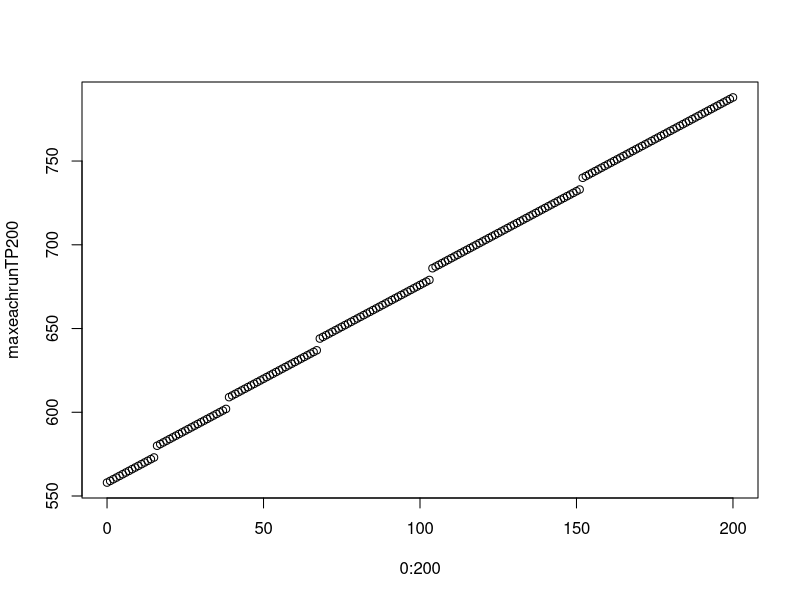

Write the R code that produced this figure.
# Creating FWER for new model... #1 to 1 allocation ratio
library("mvtnorm")
library("gtools")

tri=function(rf) 
{
  rfNA=rf[!is.na(rf)]
  MrfNA=max(rfNA)
  LrfNA=length(rfNA)
  rfNA1=rfNA[1]
  rfNAa1=rfNA/rfNA1
  MrfNAa1=MrfNA/rfNA1
  UfNA=1*(1+rfNAa1/MrfNAa1)/sqrt(rfNAa1)
  LfNA=-1*(1-3*rfNAa1/MrfNAa1)/sqrt(rfNAa1)
  
  NNA=length(rf)-LrfNA #number of NA needed
  Uf=c(UfNA,rep(NA,NNA))
  Lf=c(LfNA,rep(NA,NNA))
  
  return(list("U"=Uf,"L"=Lf))  
}


kequalkstar=function(r,WA,gAandS1,gAandS2) #the given AandS1 against the given AandS2
{
  rkj=r[gAandS1[1],gAandS1[2]]
  rkjstar=r[gAandS2[1],gAandS2[2]]
  
  #print("rkj")
  #print(rkj)
  
  rk=WA[gAandS1[1]]
  r0kj=rkj+rk
  r0kjstar=rkjstar+rk
  
  
  
  part1= (             
          sqrt((rkj)^-1 + (r0kj-rk)^-1)*sqrt((rkjstar)^-1 + (r0kjstar-rk)^-1)    
          )^-1
  
  
  part2op1= ( (rkj)^-1 + (r0kj-rk)^-1) #assuming jstar<j
  
  part2op2= ( (rkjstar)^-1 + (r0kjstar-rk)^-1) #assuming j<jstar
  
  #print("part1")
  #print(part1)
  
  ans=part1*min(part2op1,part2op2)
  #print("ans")
  #print(ans)
  
  return(ans)
}
  

knotequalkstar=function(r,WA,gAandS1,gAandS2) #the given AandS1 against the given AandS2
{
  rkj=r[gAandS1[1],gAandS1[2]]
  rkstarjstar=r[gAandS2[1],gAandS2[2]]
  
  #print("rkj")
  #print(rkj)
  
  rk=WA[gAandS1[1]]
  rkstar=WA[gAandS2[1]]
  r0kj=rkj+rk
  r0kstarjstar=rkstarjstar+rkstar
  
  
  
  part1= (             
    sqrt((rkj)^-1 + (r0kj-rk)^-1)*sqrt((rkstarjstar)^-1 + (r0kstarjstar-rkstar)^-1)    
  )^-1
  
  
  part2= min( (r0kj- max(rk,rkstar)),(r0kstarjstar- max(rk,rkstar)) ) #assuming jstar<j
  
  
  part3=(r0kj-rk)*(r0kstarjstar-rkstar)
  
  #print("part1")
  #print(part1)
  
  ans=max(0,part1*part2/part3)
  #print("ans")
  #print(ans)
  
  return(ans)
}


correlationmatrixFWER=function(r,WA)
{
  A=dim(r)[1]
  S=dim(r)[2]
  rowandcol=prod(dim(r)) #how large we need
  Cormatrix=matrix(NA,nrow = rowandcol,ncol=rowandcol)

  AandS1=AandS2=cbind(rep(1:A,each=S),rep(1:S,times=A)) #Arm and Stage matrix
  
  for(i in 1:rowandcol) #i does each row
  {
    for(istar in 1:rowandcol) #istar does each column
    {
      gAandS1=AandS1[i,]
      #print("gAandS1")
      #print(gAandS1)
      gAandS2=AandS2[istar,]
      if(gAandS1[1]==gAandS2[1])
      {
        Cormatrix[i,istar]=kequalkstar(r,WA,gAandS1,gAandS2)
      }
      else
      {
        Cormatrix[i,istar]=knotequalkstar(r,WA,gAandS1,gAandS2)
      }
      
    }
     
  } 
  
  Cormatrix
  
}

#FWER

FWERboundsgivenrun=function(L,U,givencomb,A)
{
  boundL=c()
  boundU=c()
  
  for(i in 1:A)
  {
    givencombA=givencomb[i]
    boundLgivenA=c(L[0:(givencombA-1)],-Inf)
    boundUgivenA=c(U[0:(givencombA-1)],L[givencombA])
    boundL=c(boundL,boundLgivenA)
    boundU=c(boundU,boundUgivenA)
  }
  
  return(list("boundL"=boundL,"boundU"=boundU))
  
}

correlationmatrixFWERgivenrun=function(givencomb,A,S,CM)
{
  wneeded=matrix(0,nrow=S,ncol=A) #which are needed
  for(i in 1:A)
  {
    givencombA=givencomb[i]
    wneeded[,i]=c(rep(T,givencombA),rep(F,S-givencombA))
  }
  #print(wneeded)
  #print("c(wneeded)")
  #print(c(wneeded))
  CMrun=CM[c(which(wneeded==1)),c(which(wneeded==1))]
  return(CMrun)
}



FWER=function(r,WA,L,U)
{
  A=dim(r)[1]
  S=dim(r)[2]
  Allcombs=permutations(n = S,r=A,repeats.allowed = TRUE)
  LAllcombs=dim(Allcombs)[1]
  FWERbits=rep(NA,LAllcombs)
  
  CM=correlationmatrixFWER(r,WA) #total correlation matrix
  
  for(iFWER in 1:LAllcombs)
  {
    givencomb=Allcombs[iFWER,] #given combintaion for this run
    #print("givencomb")
    #print(givencomb)
    
    Boundsgivenrun=FWERboundsgivenrun(L,U,givencomb,A)
    Ugiven=Boundsgivenrun$boundU
    Lgiven=Boundsgivenrun$boundL
    #print(Boundsgivenrun)
    #print(CM)
    CMgivenrun=correlationmatrixFWERgivenrun(givencomb,A,S,CM)
    #print(CMgivenrun)
    #should add if dim is 1 as well for 1 arm examples
    if(dim(CMgivenrun)[1]==1)
    {
      set.seed(1)
      FWERbits[iFWER]=pmvnorm(lower=Lgiven , upper = Ugiven  ,mean = rep(0,dim(CMgivenrun)[1]), sigma = 1)
      
    }
    else
    {
      set.seed(1)
      FWERbits[iFWER]=pmvnorm(lower=Lgiven , upper = Ugiven  ,mean = rep(0,dim(CMgivenrun)[1]), corr = CMgivenrun)
    }
  }
  return(1-sum(FWERbits))
}


Boundfinder=function(r,WA,amax,alpha,tol)
{
  bondshapewanted=tri(r[1,]) #need to make these functions and change this for the differnt ones
  
  cFWER=-Inf#current FWER
  ua=2*amax
  la=0
  ca=(ua+la)/2
  while( cFWER>(alpha) | cFWER<(alpha-tol) )
  {
    if(cFWER>(alpha))
    {
      ua=ua
      la=ca
      ca=(ua+la)/2
      cU=ca*bondshapewanted$U
      cL=ca*bondshapewanted$L
      cFWER=FWER(r = r,WA = WA,L = cL,U = cU)
      #print(cFWER)
    }
    
    if(cFWER<(alpha))
    {
      ua=ca
      la=la
      ca=(ua+la)/2
      cU=ca*bondshapewanted$U
      cL=ca*bondshapewanted$L
      cFWER=FWER(r = r,WA = WA,L = cL,U = cU)
      #print(cFWER)
    }
  }
  U=ca*bondshapewanted$U
  L=ca*bondshapewanted$L
  return(list("L"=L,"U"=U))
}




#library(MAMS)
#testing against MAMS
#MAMStouse3=mams(K=4, J=3, alpha=0.025, power=0.9, r=1:3, r0=1:3, p=NULL, p0=NULL,ushape="triangular", lshape="triangular",delta=sqrt(2)*qnorm(0.65), delta0=sqrt(2)*qnorm(0.55), sd=1,sample.size = F)
#MAMStouse3


#ans=Boundfinder(r,WA=c(0,0,0,0),amax=20,alpha=0.025,tol = 0.00001)
#ans


#Total power
#the same correlation matrix as before. 
#the means the bit that needs to change.

meanconjuctivepowergivenrun=function(givencomb,A,n,theta,sd)
{
  
  meangiven=c()
  
  for(i in 1:A)
  {
    givencombA=givencomb[i]
    meangivenA=sqrt(n[1:(givencombA)])*theta/(sd*sqrt(2))
    
    meangiven=c(meangiven,meangivenA)
  }
  
  return(meangiven)
  
}


conjuctivepowerboundsgivenrun=function(L,U,givencomb,A)
{
  boundL=c()
  boundU=c()
  
  for(i in 1:A)
  {
    givencombA=givencomb[i]
    boundLgivenA=c(L[0:(givencombA-1)],U[givencombA])
    boundUgivenA=c(U[0:(givencombA-1)],Inf)
    boundL=c(boundL,boundLgivenA)
    boundU=c(boundU,boundUgivenA)
  }
  
  return(list("boundL"=boundL,"boundU"=boundU))
  
}

conjuctivepower=function(r,n,theta,sd,WA,L,U)
{
  A=dim(r)[1]
  S=dim(r)[2]
  Allcombs=permutations(n = S,r=A,repeats.allowed = TRUE)
  LAllcombs=dim(Allcombs)[1]
  conjuctivepowerbits=rep(NA,LAllcombs)
  
  CM=correlationmatrixFWER(r,WA) #total correlation matrix
  
  for(iconjuctivepower in 1:LAllcombs)
  {
    givencomb=Allcombs[iconjuctivepower,] #given combintaion for this run
    #print("givencomb")
    #print(givencomb)
    
    Boundsgivenrun=conjuctivepowerboundsgivenrun(L,U,givencomb,A) #need to change this
    Ugiven=Boundsgivenrun$boundU
    Lgiven=Boundsgivenrun$boundL
    #print(Boundsgivenrun)
    #print(CM)
    CMgivenrun=correlationmatrixFWERgivenrun(givencomb,A,S,CM)
    
    meangivenrun=meanconjuctivepowergivenrun(givencomb,A,n,theta,sd)
    meangivenrun
    #print(CMgivenrun)
    #should add if dim is 1 as well for 1 arm examples
    if(dim(CMgivenrun)[1]==1)
    {
      set.seed(1)
      conjuctivepowerbits[iconjuctivepower]=pmvnorm(lower=Lgiven , upper = Ugiven  ,mean = meangivenrun, sigma = 1)
      
    }
    else
    {
      set.seed(1)
      conjuctivepowerbits[iconjuctivepower]=pmvnorm(lower=Lgiven , upper = Ugiven  ,mean = meangivenrun, corr = CMgivenrun)
    }
  }
  return(sum(conjuctivepowerbits))
}



simplenfinderconjuctivepower=function(r,theta,sd,amax,nmax,alpha,beta,tol) #finds it when everystarts at ones
{
  WA=rep(0,dim(r)[1])
  simplebounds=Boundfinder(r,WA,amax,alpha,tol)
  L=simplebounds$L
  U=simplebounds$U
  r=r #/GCF(r)#first step is to reduce r to its simplest form #have not bothered with this
  cTpower=Inf#current total power
  un=2*nmax
  ln=0
  cn=(un+ln)/2
  
  while( cTpower>(1-beta+tol) | cTpower<(1-beta) )
  {
    if(cTpower>(1-beta))
    {
      un=cn
      ln=ln
      cn=(un+ln)/2
      testn=cn*r[1,] #as it the same for every row in the code
      
      cTpower=conjuctivepower(r=r,n=testn,theta=theta,sd=sd,WA=WA,L=L,U=U)
      #print(cTpower)
    }
    if(cTpower<(1-beta))
    {
      un=un
      ln=cn
      cn=(un+ln)/2
      testn=cn*r[1,] #as it the same for every row in the code
      cTpower=conjuctivepower(r=r,n=testn,theta=theta,sd=sd,WA=WA,L=L,U=U)
      #print(cTpower)
    }
  }
  #print(testn)
  n=ceiling(cn)*r[1,]
  cTpower=conjuctivepower(r=r,n=n,theta=theta,sd=sd,WA=WA,L=L,U=U)
  #print(cTpower)
  
  return(list("n"=n,"U"=U,"L"=L))
}


nfinderpowerwhensetadding=function(r,theta,sd,WA,amax,nmax,alpha,beta,tol)
{
  nnow=simplenfinderconjuctivepower(r=r,theta,sd,amax,nmax,alpha,beta,tol)$n
  nnow=nnow-r[1,]
  A=dim(r)[1]
  S=dim(r)[2]
  
  cconjuctivepower=0
  while(cconjuctivepower<(1-beta))
  {
    nnow=nnow+r[1,]
    rnow=matrix(nnow,nrow = A,ncol=S,byrow=T)
    
    newbounds=Boundfinder(rnow,WA,amax,alpha,tol)
    L=newbounds$L
    U=newbounds$U
    cconjuctivepower=conjuctivepower(r=rnow,n=nnow,theta=theta,sd=sd,WA=WA,L=L,U=U)
    #print(cconjuctivepower)
  }
    
 return(list("L"=L,"U"=U,"nnow"=nnow,"WA"=WA)) 
}


WA=c(0,170) #States when treatments are added to the trial
r=matrix(c(1,2),nrow = 2,ncol=2,byrow=T) # Change this for the number of arms and stages
nfinderpowerwhensetadding(r=r,theta = -log(0.69),sd = 1,WA = WA,amax = 25,nmax = 1000,alpha = 0.025,beta = 0.2,tol = 0.00001)

ResultsTPdifadding200=vector(mode="list",length = 201)

for(WAsv in 0:200) #WA second value
{
  cWA=c(0,WAsv)
  set.seed(1)
  ResultsTPdifadding200[[WAsv+1]]=nfinderpowerwhensetadding(r=r,theta = -log(0.69),sd = 1,WA = cWA,amax = 25,nmax = 1000,alpha = 0.025,beta = 0.2,tol = 0.00001)
  print(WAsv)
}  

save(ResultsTPdifadding200,file="ResultsTPdifadding200.RData")
#maximum sample size finder
maxeachrunTP200=rep(NA,201)
for(i in 1:201)
{
  maxeachrunTP200[i]=(ResultsTPdifadding200[[i]]$nnow[2])*3+ResultsTPdifadding200[[i]]$WA[2]
}
plot(y=maxeachrunTP200,x=0:200)
save(maxeachrunTP200,file="maxeachrunTP200.RData")
